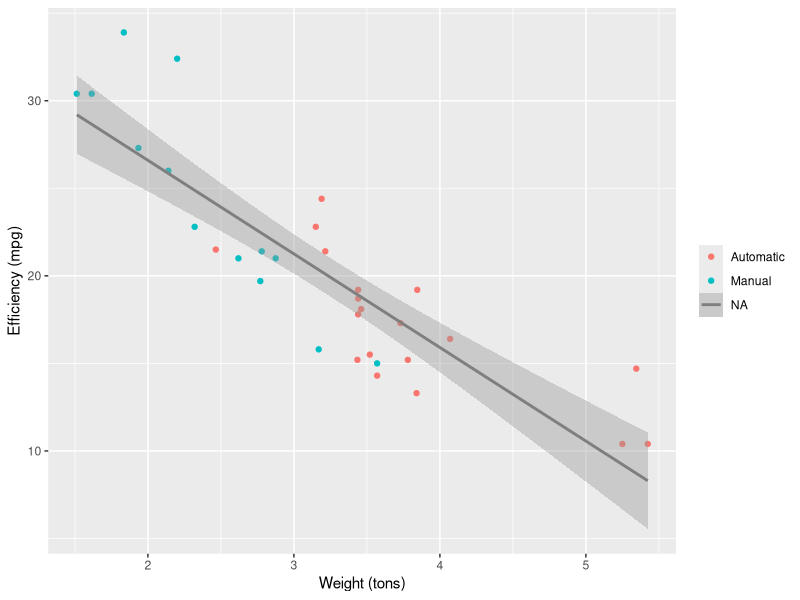

R code for this plot:
## ---- chunk 1
library(datasets)
data(mtcars)
summary(mtcars)
## ---- chunk 2
library(ggplot2)
library(plyr)
mtcars$am <- as.factor(mtcars$am)
mtcars$am <- revalue(mtcars$am, c("0"="Automatic", "1"="Manual"))
g <- ggplot(mtcars, aes(x = wt, y = mpg, colour = am))
g <- g + geom_point()
g <- g + geom_smooth(method = "lm", aes(colour = NA))
g <- g + labs(x = "Weight (tons)", y = "Efficiency (mpg)")
g <- g + guides(colour=guide_legend(title=NULL))
g
